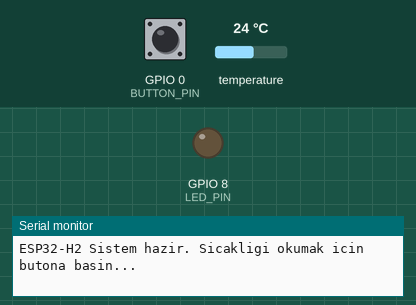
This sketch was run on a simulated ESP32-C6. Parts: output pins drawn as LEDs (lit = HIGH), the last lines printed to the serial monitor. The test bench sets the inputs (shaded band); at power-on: GPIO 0 (BUTTON_PIN) LOW, temperature 24 °C.

Above: at 1.2 s.
1.3 s: GPIO 0 (BUTTON_PIN) pulled HIGH for 0.15 s
At 2.5 s:
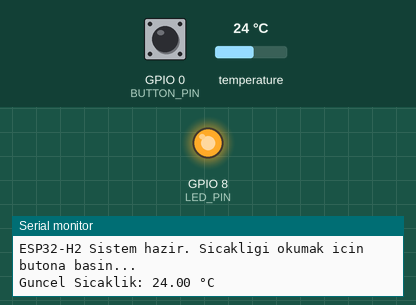
Timing chart, 0 to 4.3 s (numbered marks = the images above; inputs shaded):
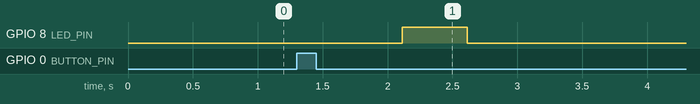

The sketch:

ZigbeeModul.ino
```cpp
//USB CDC Seriport İçin Aç
#include <OneWire.h>
#include <DallasTemperature.h>

const int BUTTON_PIN = 0;
const int TEMP_PIN = 3;
const int LED_PIN = 8;

OneWire oneWire(TEMP_PIN);
DallasTemperature sensors(&oneWire);

int lastButtonState = LOW;
int currentButtonState = LOW;

void setup() {

  Serial.begin(115200);

  pinMode(BUTTON_PIN, INPUT);
  pinMode(LED_PIN, OUTPUT);

  digitalWrite(LED_PIN, LOW);

  sensors.begin();

  Serial.println("ESP32-H2 Sistem hazir. Sicakligi okumak icin butona basin...");
}

void loop() {
  currentButtonState = digitalRead(BUTTON_PIN);

  if (currentButtonState == HIGH && lastButtonState == LOW) {

    delay(50);


    if (digitalRead(BUTTON_PIN) == HIGH) {

      sensors.requestTemperatures();
      float temperatureC = sensors.getTempCByIndex(0);

      if (temperatureC != DEVICE_DISCONNECTED_C) {
        Serial.print("Guncel Sicaklik: ");
        Serial.print(temperatureC);
        Serial.println(" °C");
      } else {
        Serial.println("HATA: DS18B20 sensoru okunamadi! Baglantilari ve 4.7k direncini kontrol edin.");
      }

      digitalWrite(LED_PIN, HIGH);
      delay(500);
      digitalWrite(LED_PIN, LOW);
    }
  }

  lastButtonState = currentButtonState;
}
```

Measured:
- after the input at 1.3 s, GPIO 8 (LED_PIN): LOW → HIGH after 0.82 s, → LOW 0.50 s later
